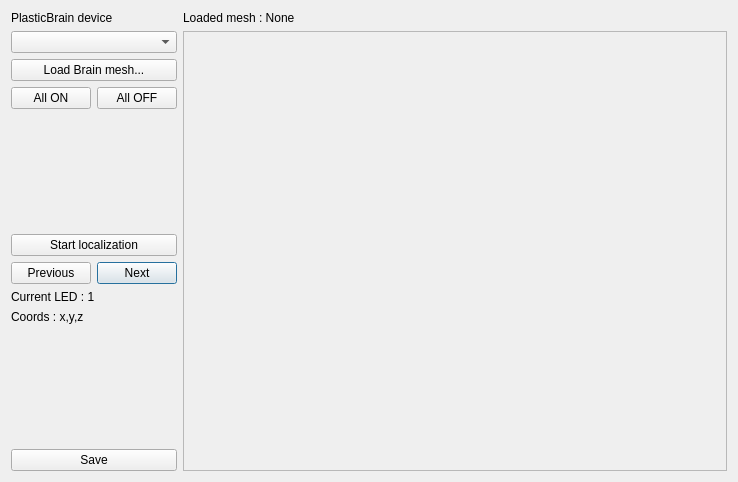
<?xml version="1.0" encoding="UTF-8"?>
<ui version="4.0">
 <class>Dialog</class>
 <widget class="QDialog" name="Dialog">
  <property name="geometry">
   <rect>
    <x>0</x>
    <y>0</y>
    <width>738</width>
    <height>482</height>
   </rect>
  </property>
  <property name="windowTitle">
   <string>Dialog</string>
  </property>
  <layout class="QHBoxLayout" name="horizontalLayout_3">
   <item>
    <layout class="QVBoxLayout" name="verticalLayout">
     <item>
      <widget class="QLabel" name="label">
       <property name="sizePolicy">
        <sizepolicy hsizetype="Minimum" vsizetype="Preferred">
         <horstretch>0</horstretch>
         <verstretch>0</verstretch>
        </sizepolicy>
       </property>
       <property name="text">
        <string>PlasticBrain device</string>
       </property>
      </widget>
     </item>
     <item>
      <widget class="QComboBox" name="deviceCombo"/>
     </item>
     <item>
      <widget class="QPushButton" name="loadMeshButton">
       <property name="text">
        <string>Load Brain mesh...</string>
       </property>
      </widget>
     </item>
     <item>
      <layout class="QHBoxLayout" name="horizontalLayout_2">
       <item>
        <widget class="QPushButton" name="allOnButton">
         <property name="text">
          <string>All ON</string>
         </property>
        </widget>
       </item>
       <item>
        <widget class="QPushButton" name="allOffButton">
         <property name="text">
          <string>All OFF</string>
         </property>
        </widget>
       </item>
      </layout>
     </item>
     <item>
      <spacer name="verticalSpacer_2">
       <property name="orientation">
        <enum>Qt::Vertical</enum>
       </property>
       <property name="sizeHint" stdset="0">
        <size>
         <width>20</width>
         <height>28</height>
        </size>
       </property>
      </spacer>
     </item>
     <item>
      <widget class="QPushButton" name="startLocaButton">
       <property name="text">
        <string>Start localization</string>
       </property>
      </widget>
     </item>
     <item>
      <layout class="QHBoxLayout" name="horizontalLayout">
       <item>
        <widget class="QPushButton" name="previousLedButton">
         <property name="text">
          <string>Previous</string>
         </property>
        </widget>
       </item>
       <item>
        <widget class="QPushButton" name="nextLedButton">
         <property name="text">
          <string>Next</string>
         </property>
         <property name="default">
          <bool>true</bool>
         </property>
        </widget>
       </item>
      </layout>
     </item>
     <item>
      <widget class="QLabel" name="currentLedLabel">
       <property name="text">
        <string>Current LED : 1</string>
       </property>
      </widget>
     </item>
     <item>
      <widget class="QLabel" name="currentCoordsLabel">
       <property name="text">
        <string>Coords : x,y,z</string>
       </property>
      </widget>
     </item>
     <item>
      <spacer name="verticalSpacer">
       <property name="orientation">
        <enum>Qt::Vertical</enum>
       </property>
       <property name="sizeHint" stdset="0">
        <size>
         <width>20</width>
         <height>40</height>
        </size>
       </property>
      </spacer>
     </item>
     <item>
      <widget class="QPushButton" name="saveButton">
       <property name="text">
        <string>Save</string>
       </property>
      </widget>
     </item>
    </layout>
   </item>
   <item>
    <layout class="QVBoxLayout" name="verticalLayout_2">
     <item>
      <widget class="QLabel" name="meshLabel">
       <property name="text">
        <string>Loaded mesh : None</string>
       </property>
      </widget>
     </item>
     <item>
      <widget class="QFrame" name="frame">
       <property name="sizePolicy">
        <sizepolicy hsizetype="MinimumExpanding" vsizetype="MinimumExpanding">
         <horstretch>0</horstretch>
         <verstretch>0</verstretch>
        </sizepolicy>
       </property>
       <property name="minimumSize">
        <size>
         <width>100</width>
         <height>100</height>
        </size>
       </property>
       <property name="frameShape">
        <enum>QFrame::StyledPanel</enum>
       </property>
       <property name="frameShadow">
        <enum>QFrame::Raised</enum>
       </property>
      </widget>
     </item>
    </layout>
   </item>
  </layout>
 </widget>
 <resources/>
 <connections/>
</ui>
